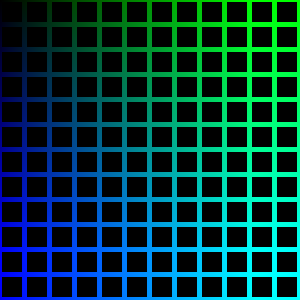
Frame 1 (no input)
Frame 60 (the mouse pressed at the canvas centre just before this capture): identical to frame 1, image omitted
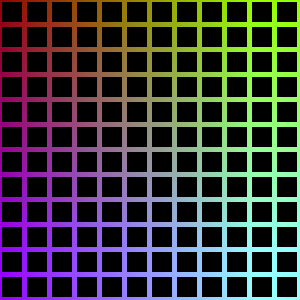
Frame 120 (the mouse held since frame 60 and released just before this capture)

The Processing sketch that drew these frames (run headless with seeded random() and noise(); from frame 60 on, the mouse is pressed at the canvas centre):

// Processing sketch: processing_176399
// ── processing_176399.pde

void setup(){
size(300,300);
noStroke();
rectMode(CORNER);
}
color c;
void draw(){
  for(int m=0;m<=300;m++){
for(int l=0;l<=300;l++){
c=color(mouseX,m,l);
set(m,l,c);
}
}
for(int a=0;a<300;a+=25){
for(int b=0;b<300;b+=25){
//c= color(300-mouseX,a,b);
c=c+2;
fill(c,c,c);
rect(a+2,b+2,20,20);
}
}
}
